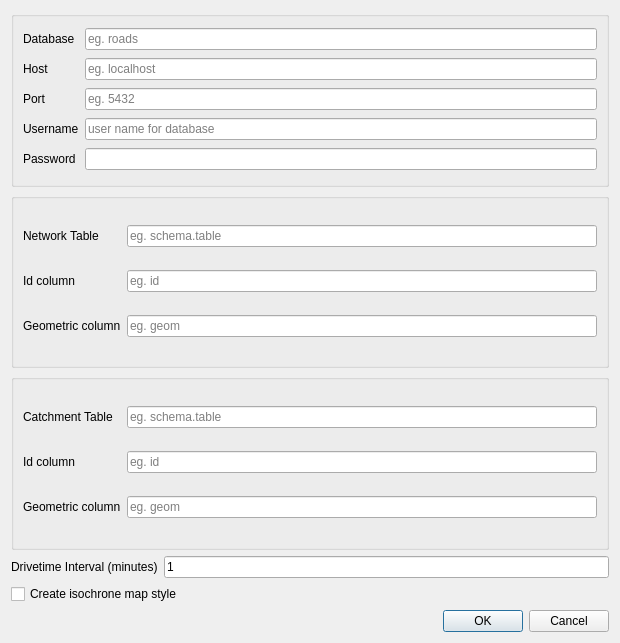
<?xml version="1.0" encoding="UTF-8"?>
<ui version="4.0">
 <class>IsochronesDialogBase</class>
 <widget class="QDialog" name="IsochronesDialogBase">
  <property name="geometry">
   <rect>
    <x>0</x>
    <y>0</y>
    <width>620</width>
    <height>643</height>
   </rect>
  </property>
  <property name="windowTitle">
   <string>Isochrones</string>
  </property>
  <property name="autoFillBackground">
   <bool>false</bool>
  </property>
  <layout class="QGridLayout" name="gridLayout">
   <item row="0" column="0" colspan="2">
    <widget class="QGroupBox" name="output_group_2">
     <property name="sizePolicy">
      <sizepolicy hsizetype="Minimum" vsizetype="Preferred">
       <horstretch>0</horstretch>
       <verstretch>0</verstretch>
      </sizepolicy>
     </property>
     <property name="title">
      <string/>
     </property>
     <property name="alignment">
      <set>Qt::AlignCenter</set>
     </property>
     <property name="flat">
      <bool>false</bool>
     </property>
     <layout class="QGridLayout" name="gridLayout_4">
      <item row="2" column="0">
       <widget class="QLabel" name="input_network_file_label_4">
        <property name="text">
         <string>Host</string>
        </property>
       </widget>
      </item>
      <item row="3" column="1">
       <widget class="QLineEdit" name="port">
        <property name="sizePolicy">
         <sizepolicy hsizetype="MinimumExpanding" vsizetype="Fixed">
          <horstretch>0</horstretch>
          <verstretch>0</verstretch>
         </sizepolicy>
        </property>
        <property name="autoFillBackground">
         <bool>false</bool>
        </property>
        <property name="inputMethodHints">
         <set>Qt::ImhNone</set>
        </property>
        <property name="text">
         <string/>
        </property>
        <property name="placeholderText">
         <string>eg. 5432</string>
        </property>
       </widget>
      </item>
      <item row="4" column="1">
       <widget class="QLineEdit" name="user_name">
        <property name="sizePolicy">
         <sizepolicy hsizetype="MinimumExpanding" vsizetype="Fixed">
          <horstretch>0</horstretch>
          <verstretch>0</verstretch>
         </sizepolicy>
        </property>
        <property name="text">
         <string/>
        </property>
        <property name="placeholderText">
         <string>user name for database</string>
        </property>
       </widget>
      </item>
      <item row="0" column="1">
       <widget class="QLineEdit" name="database">
        <property name="sizePolicy">
         <sizepolicy hsizetype="MinimumExpanding" vsizetype="Fixed">
          <horstretch>0</horstretch>
          <verstretch>0</verstretch>
         </sizepolicy>
        </property>
        <property name="autoFillBackground">
         <bool>false</bool>
        </property>
        <property name="inputMethodHints">
         <set>Qt::ImhNone</set>
        </property>
        <property name="text">
         <string/>
        </property>
        <property name="placeholderText">
         <string>eg. roads</string>
        </property>
       </widget>
      </item>
      <item row="5" column="1">
       <widget class="QLineEdit" name="password">
        <property name="sizePolicy">
         <sizepolicy hsizetype="MinimumExpanding" vsizetype="Fixed">
          <horstretch>0</horstretch>
          <verstretch>0</verstretch>
         </sizepolicy>
        </property>
        <property name="inputMethodHints">
         <set>Qt::ImhHiddenText|Qt::ImhNoAutoUppercase|Qt::ImhNoPredictiveText|Qt::ImhSensitiveData</set>
        </property>
        <property name="text">
         <string/>
        </property>
        <property name="echoMode">
         <enum>QLineEdit::Password</enum>
        </property>
       </widget>
      </item>
      <item row="4" column="0">
       <widget class="QLabel" name="input_catchment_file_label_2">
        <property name="text">
         <string>Username</string>
        </property>
       </widget>
      </item>
      <item row="5" column="0">
       <widget class="QLabel" name="input_catchment_file_label_4">
        <property name="text">
         <string>Password</string>
        </property>
       </widget>
      </item>
      <item row="3" column="0">
       <widget class="QLabel" name="input_network_file_label_5">
        <property name="text">
         <string>Port</string>
        </property>
       </widget>
      </item>
      <item row="0" column="0">
       <widget class="QLabel" name="input_network_file_label_2">
        <property name="text">
         <string>Database </string>
        </property>
       </widget>
      </item>
      <item row="2" column="1">
       <widget class="QLineEdit" name="host">
        <property name="sizePolicy">
         <sizepolicy hsizetype="MinimumExpanding" vsizetype="Fixed">
          <horstretch>0</horstretch>
          <verstretch>0</verstretch>
         </sizepolicy>
        </property>
        <property name="autoFillBackground">
         <bool>false</bool>
        </property>
        <property name="inputMethodHints">
         <set>Qt::ImhNone</set>
        </property>
        <property name="text">
         <string/>
        </property>
        <property name="placeholderText">
         <string>eg. localhost</string>
        </property>
       </widget>
      </item>
     </layout>
    </widget>
   </item>
   <item row="1" column="0" colspan="2">
    <widget class="QGroupBox" name="output_group_3">
     <property name="sizePolicy">
      <sizepolicy hsizetype="Minimum" vsizetype="Preferred">
       <horstretch>0</horstretch>
       <verstretch>0</verstretch>
      </sizepolicy>
     </property>
     <property name="styleSheet">
      <string notr="true"/>
     </property>
     <property name="title">
      <string/>
     </property>
     <property name="alignment">
      <set>Qt::AlignCenter</set>
     </property>
     <property name="flat">
      <bool>false</bool>
     </property>
     <layout class="QGridLayout" name="gridLayout_5">
      <item row="1" column="1">
       <widget class="QLineEdit" name="network_table">
        <property name="sizePolicy">
         <sizepolicy hsizetype="MinimumExpanding" vsizetype="Fixed">
          <horstretch>0</horstretch>
          <verstretch>0</verstretch>
         </sizepolicy>
        </property>
        <property name="text">
         <string/>
        </property>
        <property name="placeholderText">
         <string>eg. schema.table</string>
        </property>
       </widget>
      </item>
      <item row="2" column="0">
       <widget class="QLabel" name="input_network_file_label_6">
        <property name="text">
         <string>Id column</string>
        </property>
       </widget>
      </item>
      <item row="2" column="1">
       <widget class="QLineEdit" name="network_id_column">
        <property name="sizePolicy">
         <sizepolicy hsizetype="MinimumExpanding" vsizetype="Fixed">
          <horstretch>0</horstretch>
          <verstretch>0</verstretch>
         </sizepolicy>
        </property>
        <property name="text">
         <string/>
        </property>
        <property name="placeholderText">
         <string>eg. id</string>
        </property>
       </widget>
      </item>
      <item row="1" column="0">
       <widget class="QLabel" name="input_network_file_label_10">
        <property name="text">
         <string>Network Table</string>
        </property>
       </widget>
      </item>
      <item row="3" column="0">
       <widget class="QLabel" name="input_network_file_label_8">
        <property name="text">
         <string>Geometric column</string>
        </property>
       </widget>
      </item>
      <item row="3" column="1">
       <widget class="QLineEdit" name="network_geom_column">
        <property name="sizePolicy">
         <sizepolicy hsizetype="MinimumExpanding" vsizetype="Fixed">
          <horstretch>0</horstretch>
          <verstretch>0</verstretch>
         </sizepolicy>
        </property>
        <property name="text">
         <string/>
        </property>
        <property name="placeholderText">
         <string>eg. geom</string>
        </property>
       </widget>
      </item>
     </layout>
    </widget>
   </item>
   <item row="2" column="0" colspan="2">
    <widget class="QGroupBox" name="output_group_4">
     <property name="sizePolicy">
      <sizepolicy hsizetype="Minimum" vsizetype="Preferred">
       <horstretch>0</horstretch>
       <verstretch>0</verstretch>
      </sizepolicy>
     </property>
     <property name="title">
      <string/>
     </property>
     <property name="alignment">
      <set>Qt::AlignCenter</set>
     </property>
     <property name="flat">
      <bool>false</bool>
     </property>
     <layout class="QGridLayout" name="gridLayout_6">
      <item row="4" column="0">
       <widget class="QLabel" name="input_network_file_label_7">
        <property name="text">
         <string>Geometric column</string>
        </property>
       </widget>
      </item>
      <item row="4" column="1">
       <widget class="QLineEdit" name="catchment_geom_column">
        <property name="sizePolicy">
         <sizepolicy hsizetype="MinimumExpanding" vsizetype="Fixed">
          <horstretch>0</horstretch>
          <verstretch>0</verstretch>
         </sizepolicy>
        </property>
        <property name="text">
         <string/>
        </property>
        <property name="placeholderText">
         <string>eg. geom</string>
        </property>
       </widget>
      </item>
      <item row="1" column="0">
       <widget class="QLabel" name="input_catchment_file_label_3">
        <property name="text">
         <string>Catchment Table</string>
        </property>
       </widget>
      </item>
      <item row="1" column="1">
       <widget class="QLineEdit" name="catchment_table">
        <property name="sizePolicy">
         <sizepolicy hsizetype="MinimumExpanding" vsizetype="Fixed">
          <horstretch>0</horstretch>
          <verstretch>0</verstretch>
         </sizepolicy>
        </property>
        <property name="text">
         <string/>
        </property>
        <property name="placeholderText">
         <string>eg. schema.table</string>
        </property>
       </widget>
      </item>
      <item row="2" column="0">
       <widget class="QLabel" name="input_network_file_label_9">
        <property name="text">
         <string>Id column</string>
        </property>
       </widget>
      </item>
      <item row="2" column="1">
       <widget class="QLineEdit" name="catchment_id_column">
        <property name="sizePolicy">
         <sizepolicy hsizetype="MinimumExpanding" vsizetype="Fixed">
          <horstretch>0</horstretch>
          <verstretch>0</verstretch>
         </sizepolicy>
        </property>
        <property name="text">
         <string/>
        </property>
        <property name="placeholderText">
         <string>eg. id</string>
        </property>
       </widget>
      </item>
     </layout>
    </widget>
   </item>
   <item row="3" column="0">
    <widget class="QLabel" name="input_network_file_label_11">
     <property name="text">
      <string>Drivetime Interval (minutes)</string>
     </property>
    </widget>
   </item>
   <item row="3" column="1">
    <widget class="QLineEdit" name="contour_interval">
     <property name="sizePolicy">
      <sizepolicy hsizetype="MinimumExpanding" vsizetype="Fixed">
       <horstretch>0</horstretch>
       <verstretch>0</verstretch>
      </sizepolicy>
     </property>
     <property name="inputMethodHints">
      <set>Qt::ImhDigitsOnly</set>
     </property>
     <property name="inputMask">
      <string/>
     </property>
     <property name="text">
      <string>1</string>
     </property>
     <property name="placeholderText">
      <string/>
     </property>
    </widget>
   </item>
   <item row="4" column="0" colspan="2">
    <widget class="QCheckBox" name="style">
     <property name="text">
      <string>Create isochrone map style</string>
     </property>
    </widget>
   </item>
   <item row="5" column="0" colspan="2">
    <widget class="QDialogButtonBox" name="button_box">
     <property name="orientation">
      <enum>Qt::Horizontal</enum>
     </property>
     <property name="standardButtons">
      <set>QDialogButtonBox::Cancel|QDialogButtonBox::Ok</set>
     </property>
    </widget>
   </item>
  </layout>
 </widget>
 <resources/>
 <connections>
  <connection>
   <sender>button_box</sender>
   <signal>accepted()</signal>
   <receiver>IsochronesDialogBase</receiver>
   <slot>accept()</slot>
   <hints>
    <hint type="sourcelabel">
     <x>20</x>
     <y>20</y>
    </hint>
    <hint type="destinationlabel">
     <x>20</x>
     <y>20</y>
    </hint>
   </hints>
  </connection>
  <connection>
   <sender>button_box</sender>
   <signal>rejected()</signal>
   <receiver>IsochronesDialogBase</receiver>
   <slot>reject()</slot>
   <hints>
    <hint type="sourcelabel">
     <x>20</x>
     <y>20</y>
    </hint>
    <hint type="destinationlabel">
     <x>20</x>
     <y>20</y>
    </hint>
   </hints>
  </connection>
 </connections>
</ui>
